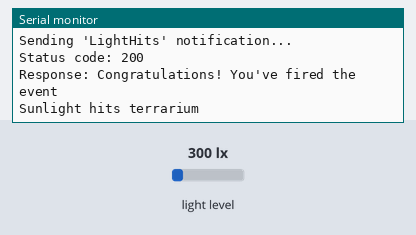
Bench run of a sketch on a simulated Arduino MKR. Parts: the last lines printed to the serial monitor. The inputs (shaded band) are chosen by the test bench; at power-on: light level 300 lx. WiFi joins after 1.5 s; servers stay silent unless stated; web services answer with replies made up by the test bench.

Above: at 2.7 s.
2.8 s: light level set to 40 lx
At 8.0 s:
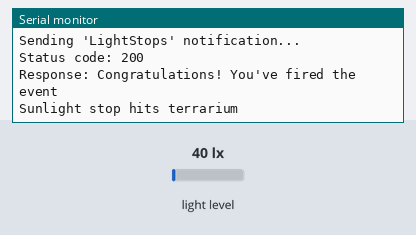
8.8 s: light level set to 500 lx
At 18.2 s:
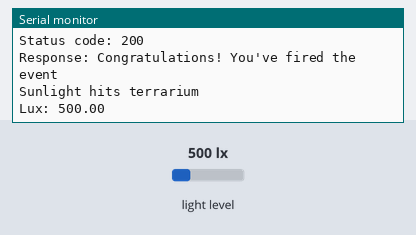
Timing chart, 0 to 19.7 s (numbered marks = the images above; inputs shaded):
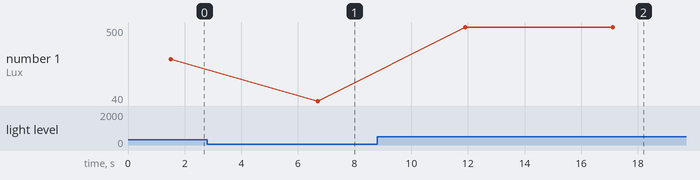

Measured:
- after the input at 2.8 s, the serial monitor: prints a new line after 3.9 s (image 1)
- after the input at 8.8 s, the serial monitor: prints a new line after 3.1 s (image 2)
- plotted number 1: 300 → 40 after the input at 2.8 s, 40 → 500 after the input at 8.8 s

The sketch:

LightSensor.ino
```cpp
#include <ArduinoHttpClient.h>
#include <WiFiNINA.h>
#include <Wire.h>
#include <BH1750.h>

// WiFi credentials
const char* ssid     = "iiNetA59E43";
const char* password = "2hAkfqsQkN";

// IFTTT credentials
const char* host = "maker.ifttt.com";
const int   httpPort = 80;
const String iftttEventName1 = "LightHits";
const String iftttEventName2 = "LightStops";
const String iftttKey = "bfekfVOjnING7Q4hSeTus2";

WiFiClient client;
HttpClient httpClient = HttpClient(client, host, httpPort);
BH1750 lightMeter;

void setup() {
  Serial.begin(9600);
  Wire.begin();
  connectToWiFi();

  lightMeter.begin();
}

void connectToWiFi() {
  Serial.print("Connecting to WiFi");
  WiFi.begin(ssid, password);

  while (WiFi.status() != WL_CONNECTED) {
    delay(500);
    Serial.print(".");
  }

  Serial.println("\nWiFi connected");
}


void loop() {
  static bool lightThresholdCrossed = false; // Track if we've already crossed the threshold
  float lux = lightMeter.readLightLevel();
  Serial.print("Lux: ");
  Serial.println(lux);

  // Check WiFi connection
  if (WiFi.status() != WL_CONNECTED) {
    Serial.println("WiFi disconnected, attempting reconnection.");
    connectToWiFi();
  }

  if (lux > 50 && !lightThresholdCrossed) {
    // If light is above threshold and we haven't already crossed the threshold
    sendNotificationHits(lux);
    Serial.println("Sunlight hits terrarium");
    lightThresholdCrossed = true; // Set the flag to true
  } else if (lux <= 50 && lightThresholdCrossed) {
    // If light is below threshold and we had previously crossed the threshold
    sendNotificationStops(lux);
    Serial.println("Sunlight stop hits terrarium");
    lightThresholdCrossed = false; // Reset the flag
  }

  delay(5000); // Check every 5 seconds
}

void sendNotificationHits(float lux) {
  Serial.println("Sending 'LightHits' notification...");
  String iftttUrl = "/trigger/" + iftttEventName1 + "/with/key/" + iftttKey;
  httpClient.post(iftttUrl, "application/json", "{\"value1\":\"" + String(lux) + "\"}");
  checkHttpResponse();
}

void sendNotificationStops(float lux) {
  Serial.println("Sending 'LightStops' notification...");
  String iftttUrl = "/trigger/" + iftttEventName2 + "/with/key/" + iftttKey;
  httpClient.post(iftttUrl, "application/json", "{\"value1\":\"" + String(lux) + "\"}");
  checkHttpResponse();
}

void checkHttpResponse() {
  int statusCode = httpClient.responseStatusCode();
  String response = httpClient.responseBody();

  Serial.print("Status code: ");
  Serial.println(statusCode);
  Serial.print("Response: ");
  Serial.println(response);

  if (statusCode != 200) {
    Serial.println("HTTP Request failed, check your IFTTT configuration.");
  }
}
```
